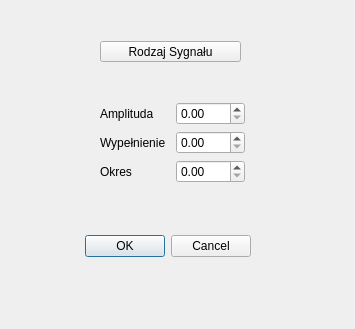
<?xml version="1.0" encoding="UTF-8"?>
<ui version="4.0">
 <class>OknoGenerator</class>
 <widget class="QDialog" name="OknoGenerator">
  <property name="geometry">
   <rect>
    <x>0</x>
    <y>0</y>
    <width>355</width>
    <height>329</height>
   </rect>
  </property>
  <property name="windowTitle">
   <string>Dialog</string>
  </property>
  <widget class="QDialogButtonBox" name="ZatwierdzenieUstawien">
   <property name="geometry">
    <rect>
     <x>-90</x>
     <y>230</y>
     <width>341</width>
     <height>32</height>
    </rect>
   </property>
   <property name="orientation">
    <enum>Qt::Orientation::Horizontal</enum>
   </property>
   <property name="standardButtons">
    <set>QDialogButtonBox::StandardButton::Cancel|QDialogButtonBox::StandardButton::Ok</set>
   </property>
  </widget>
  <widget class="QToolButton" name="RodzajeSygnalu">
   <property name="geometry">
    <rect>
     <x>100</x>
     <y>41</y>
     <width>141</width>
     <height>21</height>
    </rect>
   </property>
   <property name="text">
    <string>Rodzaj Sygnału</string>
   </property>
  </widget>
  <widget class="QWidget" name="layoutWidget">
   <property name="geometry">
    <rect>
     <x>100</x>
     <y>70</y>
     <width>145</width>
     <height>146</height>
    </rect>
   </property>
   <layout class="QVBoxLayout" name="verticalLayout_2">
    <item>
     <layout class="QVBoxLayout" name="verticalLayout">
      <item>
       <layout class="QHBoxLayout" name="horizontalLayout_4">
        <item>
         <widget class="QLabel" name="label_19">
          <property name="text">
           <string>Amplituda</string>
          </property>
         </widget>
        </item>
        <item>
         <widget class="QDoubleSpinBox" name="Amplituda"/>
        </item>
       </layout>
      </item>
      <item>
       <layout class="QHBoxLayout" name="horizontalLayout_3">
        <item>
         <widget class="QLabel" name="label_17">
          <property name="text">
           <string>Wypełnienie</string>
          </property>
         </widget>
        </item>
        <item>
         <widget class="QDoubleSpinBox" name="Wypelnienie"/>
        </item>
       </layout>
      </item>
      <item>
       <layout class="QHBoxLayout" name="horizontalLayout">
        <item>
         <widget class="QLabel" name="label_18">
          <property name="text">
           <string>Okres</string>
          </property>
         </widget>
        </item>
        <item>
         <widget class="QDoubleSpinBox" name="Okres"/>
        </item>
       </layout>
      </item>
     </layout>
    </item>
   </layout>
  </widget>
 </widget>
 <resources/>
 <connections>
  <connection>
   <sender>ZatwierdzenieUstawien</sender>
   <signal>rejected()</signal>
   <receiver>OknoGenerator</receiver>
   <slot>reject()</slot>
   <hints>
    <hint type="sourcelabel">
     <x>316</x>
     <y>260</y>
    </hint>
    <hint type="destinationlabel">
     <x>286</x>
     <y>274</y>
    </hint>
   </hints>
  </connection>
  <connection>
   <sender>ZatwierdzenieUstawien</sender>
   <signal>accepted()</signal>
   <receiver>OknoGenerator</receiver>
   <slot>accept()</slot>
   <hints>
    <hint type="sourcelabel">
     <x>248</x>
     <y>254</y>
    </hint>
    <hint type="destinationlabel">
     <x>157</x>
     <y>274</y>
    </hint>
   </hints>
  </connection>
 </connections>
</ui>
